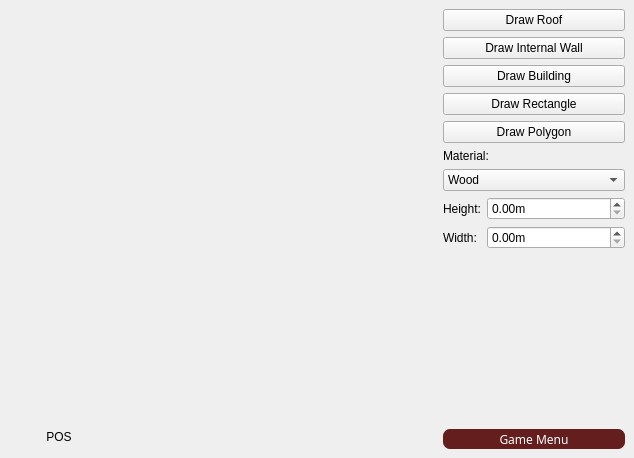
<?xml version="1.0" encoding="UTF-8"?>
<ui version="4.0">
 <class>GameEditorWindow</class>
 <widget class="QWidget" name="GameEditorWindow">
  <property name="geometry">
   <rect>
    <x>0</x>
    <y>0</y>
    <width>634</width>
    <height>458</height>
   </rect>
  </property>
  <property name="windowTitle">
   <string>Form</string>
  </property>
  <layout class="QHBoxLayout" name="horizontalLayout">
   <property name="spacing">
    <number>0</number>
   </property>
   <property name="sizeConstraint">
    <enum>QLayout::SetDefaultConstraint</enum>
   </property>
   <property name="leftMargin">
    <number>0</number>
   </property>
   <property name="topMargin">
    <number>0</number>
   </property>
   <property name="rightMargin">
    <number>0</number>
   </property>
   <property name="bottomMargin">
    <number>0</number>
   </property>
   <item>
    <widget class="QWidget" name="leftPane" native="true">
     <property name="sizePolicy">
      <sizepolicy hsizetype="Expanding" vsizetype="Expanding">
       <horstretch>0</horstretch>
       <verstretch>0</verstretch>
      </sizepolicy>
     </property>
     <layout class="QVBoxLayout" name="verticalLayout_3">
      <property name="leftMargin">
       <number>0</number>
      </property>
      <property name="topMargin">
       <number>0</number>
      </property>
      <property name="rightMargin">
       <number>0</number>
      </property>
      <property name="bottomMargin">
       <number>0</number>
      </property>
      <item>
       <widget class="GameEditor" name="editor" native="true"/>
      </item>
      <item>
       <widget class="QWidget" name="bottomBar" native="true">
        <property name="maximumSize">
         <size>
          <width>16777215</width>
          <height>42</height>
         </size>
        </property>
        <layout class="QHBoxLayout" name="horizontalLayout_2">
         <item>
          <widget class="QLabel" name="positionLabel">
           <property name="minimumSize">
            <size>
             <width>100</width>
             <height>0</height>
            </size>
           </property>
           <property name="text">
            <string>POS</string>
           </property>
           <property name="alignment">
            <set>Qt::AlignCenter</set>
           </property>
          </widget>
         </item>
         <item>
          <spacer name="horizontalSpacer">
           <property name="orientation">
            <enum>Qt::Horizontal</enum>
           </property>
           <property name="sizeHint" stdset="0">
            <size>
             <width>40</width>
             <height>20</height>
            </size>
           </property>
          </spacer>
         </item>
        </layout>
       </widget>
      </item>
     </layout>
    </widget>
   </item>
   <item>
    <widget class="QWidget" name="rightbar" native="true">
     <property name="minimumSize">
      <size>
       <width>128</width>
       <height>0</height>
      </size>
     </property>
     <property name="maximumSize">
      <size>
       <width>200</width>
       <height>16777215</height>
      </size>
     </property>
     <property name="styleSheet">
      <string notr="true"/>
     </property>
     <layout class="QVBoxLayout" name="verticalLayout_2">
      <item>
       <widget class="QPushButton" name="roof">
        <property name="text">
         <string>Draw Roof</string>
        </property>
        <attribute name="buttonGroup">
         <string notr="true">leButtons</string>
        </attribute>
       </widget>
      </item>
      <item>
       <widget class="QPushButton" name="wall">
        <property name="text">
         <string>Draw Internal Wall</string>
        </property>
        <attribute name="buttonGroup">
         <string notr="true">leButtons</string>
        </attribute>
       </widget>
      </item>
      <item>
       <widget class="QPushButton" name="building">
        <property name="text">
         <string>Draw Building</string>
        </property>
        <attribute name="buttonGroup">
         <string notr="true">leButtons</string>
        </attribute>
       </widget>
      </item>
      <item>
       <widget class="QPushButton" name="rectangle">
        <property name="text">
         <string>Draw Rectangle</string>
        </property>
        <attribute name="buttonGroup">
         <string notr="true">leButtons</string>
        </attribute>
       </widget>
      </item>
      <item>
       <widget class="QPushButton" name="poly">
        <property name="text">
         <string>Draw Polygon</string>
        </property>
        <attribute name="buttonGroup">
         <string notr="true">leButtons</string>
        </attribute>
       </widget>
      </item>
      <item>
       <widget class="QWidget" name="materialSelector" native="true">
        <property name="sizePolicy">
         <sizepolicy hsizetype="Preferred" vsizetype="Fixed">
          <horstretch>0</horstretch>
          <verstretch>0</verstretch>
         </sizepolicy>
        </property>
        <layout class="QVBoxLayout" name="verticalLayout">
         <property name="leftMargin">
          <number>0</number>
         </property>
         <property name="topMargin">
          <number>0</number>
         </property>
         <property name="rightMargin">
          <number>0</number>
         </property>
         <property name="bottomMargin">
          <number>0</number>
         </property>
         <item>
          <widget class="QLabel" name="label">
           <property name="text">
            <string>Material:</string>
           </property>
          </widget>
         </item>
         <item>
          <widget class="QComboBox" name="materialsComboBox">
           <property name="sizePolicy">
            <sizepolicy hsizetype="Expanding" vsizetype="Fixed">
             <horstretch>0</horstretch>
             <verstretch>0</verstretch>
            </sizepolicy>
           </property>
           <item>
            <property name="text">
             <string>Wood</string>
            </property>
           </item>
           <item>
            <property name="text">
             <string>Steel</string>
            </property>
           </item>
           <item>
            <property name="text">
             <string>Concrete</string>
            </property>
           </item>
          </widget>
         </item>
        </layout>
       </widget>
      </item>
      <item>
       <widget class="QWidget" name="widget" native="true">
        <property name="sizePolicy">
         <sizepolicy hsizetype="Preferred" vsizetype="Fixed">
          <horstretch>0</horstretch>
          <verstretch>0</verstretch>
         </sizepolicy>
        </property>
        <layout class="QGridLayout" name="gridLayout">
         <property name="leftMargin">
          <number>0</number>
         </property>
         <property name="topMargin">
          <number>0</number>
         </property>
         <property name="rightMargin">
          <number>0</number>
         </property>
         <property name="bottomMargin">
          <number>0</number>
         </property>
         <item row="3" column="0">
          <widget class="QLabel" name="label_2">
           <property name="sizePolicy">
            <sizepolicy hsizetype="Fixed" vsizetype="Preferred">
             <horstretch>0</horstretch>
             <verstretch>0</verstretch>
            </sizepolicy>
           </property>
           <property name="text">
            <string>Width:</string>
           </property>
          </widget>
         </item>
         <item row="2" column="0">
          <widget class="QLabel" name="label_3">
           <property name="sizePolicy">
            <sizepolicy hsizetype="Fixed" vsizetype="Preferred">
             <horstretch>0</horstretch>
             <verstretch>0</verstretch>
            </sizepolicy>
           </property>
           <property name="text">
            <string>Height:</string>
           </property>
          </widget>
         </item>
         <item row="3" column="1">
          <widget class="QDoubleSpinBox" name="widthSpinbox">
           <property name="suffix">
            <string>m</string>
           </property>
          </widget>
         </item>
         <item row="2" column="1">
          <widget class="QDoubleSpinBox" name="heightSpinbox">
           <property name="suffix">
            <string>m</string>
           </property>
          </widget>
         </item>
        </layout>
       </widget>
      </item>
      <item>
       <spacer name="verticalSpacer">
        <property name="orientation">
         <enum>Qt::Vertical</enum>
        </property>
        <property name="sizeHint" stdset="0">
         <size>
          <width>20</width>
          <height>40</height>
         </size>
        </property>
       </spacer>
      </item>
      <item>
       <widget class="QWidget" name="inspector" native="true">
        <property name="minimumSize">
         <size>
          <width>0</width>
          <height>128</height>
         </size>
        </property>
       </widget>
      </item>
      <item>
       <widget class="QPushButton" name="gameMenuButton">
        <property name="minimumSize">
         <size>
          <width>100</width>
          <height>20</height>
         </size>
        </property>
        <property name="font">
         <font>
          <family>Menlo</family>
         </font>
        </property>
        <property name="styleSheet">
         <string notr="true">QPushButton{
border-style:solid;
background-color:#641E1E;
color:#fff;
border-radius:7px;
}

QPushButton:hover{
border-style:solid;
border-width: 3px;
border-color:#2DEC6C;
border-radius:7px;
}</string>
        </property>
        <property name="text">
         <string>Game Menu</string>
        </property>
       </widget>
      </item>
     </layout>
    </widget>
   </item>
  </layout>
 </widget>
 <customwidgets>
  <customwidget>
   <class>GameEditor</class>
   <extends>QWidget</extends>
   <header location="global">gameeditor.h</header>
   <container>1</container>
  </customwidget>
 </customwidgets>
 <resources/>
 <connections/>
 <buttongroups>
  <buttongroup name="leButtons"/>
 </buttongroups>
</ui>
